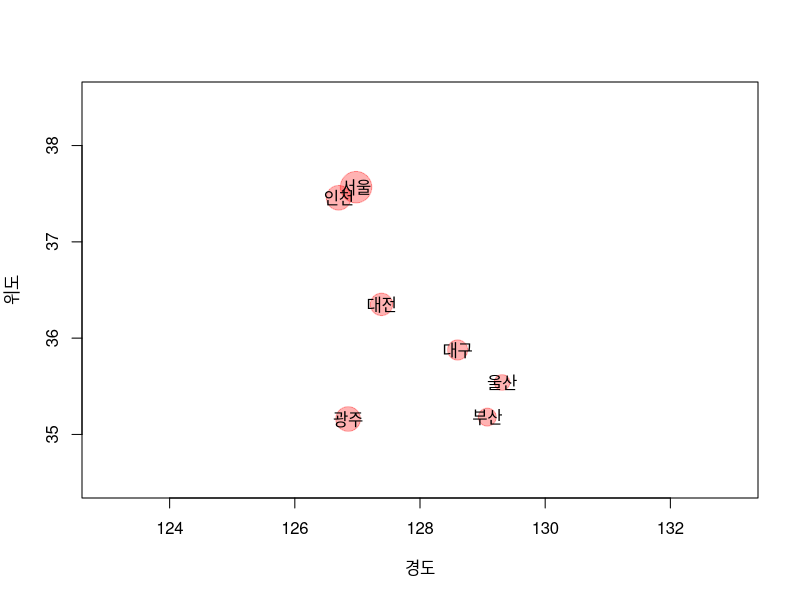

This chart was generated by the following R code:
city <- c("서울", "부산", "대구", "인천", "광주", "대전", "울산")
pm25 <- c(14, 8,  9, 11, 11, 10, 7)
lat <- c(37.56793, 35.18, 35.87705, 37.45773, 35.16033, 36.35057, 35.53987)
lon <- c(126.9781, 129.075, 128.6007, 126.7002, 126.8514, 127.3848, 129.3115)

plot(x=lon, y=lat, pch=19, cex=pm25*0.3, col=rgb(1,0,0,0.3), xlim=c(123, 133), ylim=c(34.5, 38.5), xlab="경도", ylab="위도")
#plot(x축 값, y축 갑, 도형모양, 도형크기, 색상, x축 범위, y축 범위, x축 설명, y축 설명)
text(x=lon, y=lat, labels=city)
